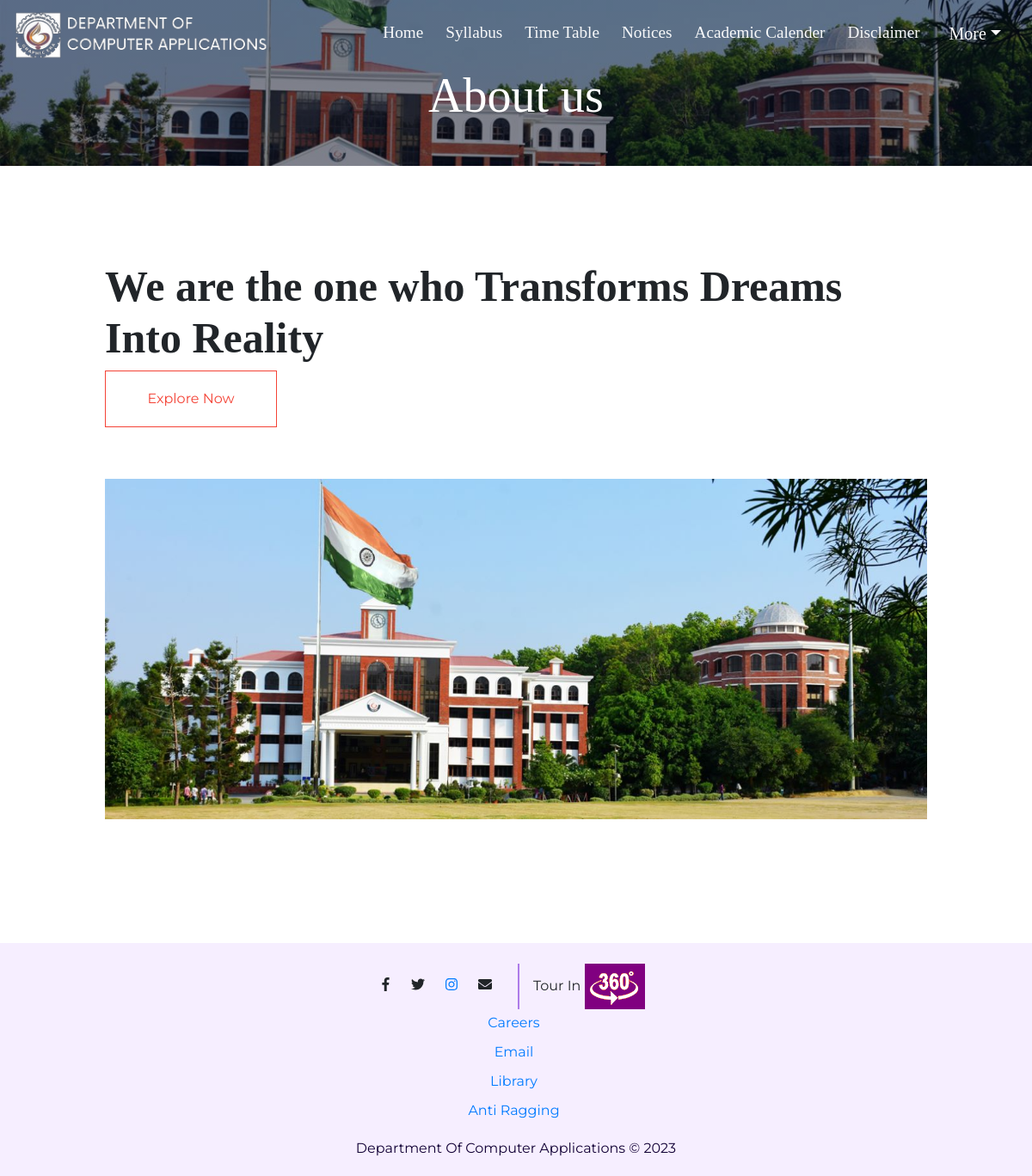
Screenshot of /geumca/aboutUs.php with the database file from the repository.
### tables this page shows
CREATE TABLE `header` (
  `header_id` int(20) NOT NULL,
  `header_name` varchar(30) NOT NULL,
  `header_url` varchar(70) NOT NULL,
  `header_order` varchar(10) NOT NULL,
  `header_display` varchar(10) NOT NULL,
  `header_status` varchar(10) NOT NULL,
  `header_createdby` varchar(20) NOT NULL,
  `header_createdtime` varchar(30) NOT NULL,
  `header_updateby` varchar(20) NOT NULL,
  `header_updatetime` varchar(30) NOT NULL,
  `header_pagemore` varchar(5) NOT NULL,
  `header_newpagetraget` varchar(5) NOT NULL,
  `header_disableby` varchar(20) NOT NULL,
  `header_disabletime` varchar(30) NOT NULL,
  `header_disablereason` varchar(100) NOT NULL,
  `header_displaycloseby` varchar(20) NOT NULL,
  `header_displayclosetime` varchar(30) NOT NULL,
  `header_showby` varchar(20) NOT NULL,
  `header_showdatetime` varchar(30) NOT NULL
);

### geumca/include/subheader.php (the view, shortened to what this page needs)
<?php
    include("admin/include/config.php");
?>
<!DOCTYPE html>
<html>
<head>
  <link rel="stylesheet" href="https://cdnjs.cloudflare.com/ajax/libs/OwlCarousel2/2.3.4/assets/owl.carousel.min.css" />
  <link rel="stylesheet" href="https://cdnjs.cloudflare.com/ajax/libs/OwlCarousel2/2.3.4/assets/owl.theme.default.min.css" />
  <link rel="stylesheet" href="https://maxcdn.bootstrapcdn.com/bootstrap/4.0.0/css/bootstrap.min.css">
  <link rel="stylesheet" href="style.css">
</head>
<body>
  <div id="page-container">
    <div id="content-wrap">
  <section class="colored-section" id="sub-title">
    <div class="container-fluid">
      <nav class="navbar navbar-expand-xl navbar-dark">
      <nav class="navbar navbar-light ">
          <a class="navbar-brand" href="index.php">
              <img src="images/finallogo.png"class="logo" alt="Computer Applications">
          </a>
     </nav>
        <div class="collapse navbar-collapse" id="navbarTogglerDemo02">
          <ul class="navbar-nav ml-auto">
           <?php
$sql=mysqli_query($con,"SELECT * FROM `header` WHERE `header_status`='Active' AND `header_display`='Active' AND `header_pagemore`='No' ORDER BY `header_order` ASC");
                                        while($result=mysqli_fetch_assoc($sql))
    {
?>
            <li class="nav-item">
              <a class="nav-link text-light" href="<?php echo $result['header_url']; ?>"><?php echo $result['header_name']; ?></a>
            </li>
          <?php } ?>
              <li class="nav-item">
                <div class="dropdown">
                  <div class="dropdown-toggle py-2 btn-lg" type="button"data-toggle="dropdown" aria-haspopup="true" aria-expanded="false" style="font-family:serif;">More</div>
                </div>
              </li>
          </ul>
        </div>
      </nav>
    </div>

### geumca/style.css (style rules this page uses)
* { padding: 0%; margin: 0%; box-sizing: border-box; }
body { font-family: "Montserrat"; text-align: center; }
@media screen and (max-device-width:800px) { body { min-width:290px; width:100%; } }
.logo { width: 300px; height: auto; }
.container-fluid>.navbar { position: relative; }
.colored-section { background-color: #ff4c68; color: #fff; }
.navbar { padding: 0 0 0rem; }
.navbar-brand { font-family: "Ubuntu"; font-size: 2.5rem; font-weight: bold; }
.nav-item { padding: 5px ; }
.nav-link { font-size: 1.2rem; font-family: "Montserrat-Light"; }
#title,#sub-title { background-image: linear-gradient(rgba(4,9,30,0.5),rgba(4,9,30,0.5)),url(images/geuHome.jpg); background-position: center; background-size: cover; position: relative; padding: 0% 0% 21% 0%; }
#sub-title { padding: 0 0 0% 0; }
#page-container { position: relative; min-height: 100vh; }
#content-wrap { padding-bottom:4rem; }

### rows the page displays
header: header_name "Home"
header: header_name "Syllabus"
header: header_name "Time Table"
header: header_name "Notices"
header: header_name "Academic Calender"
header: header_name "Disclaimer"
